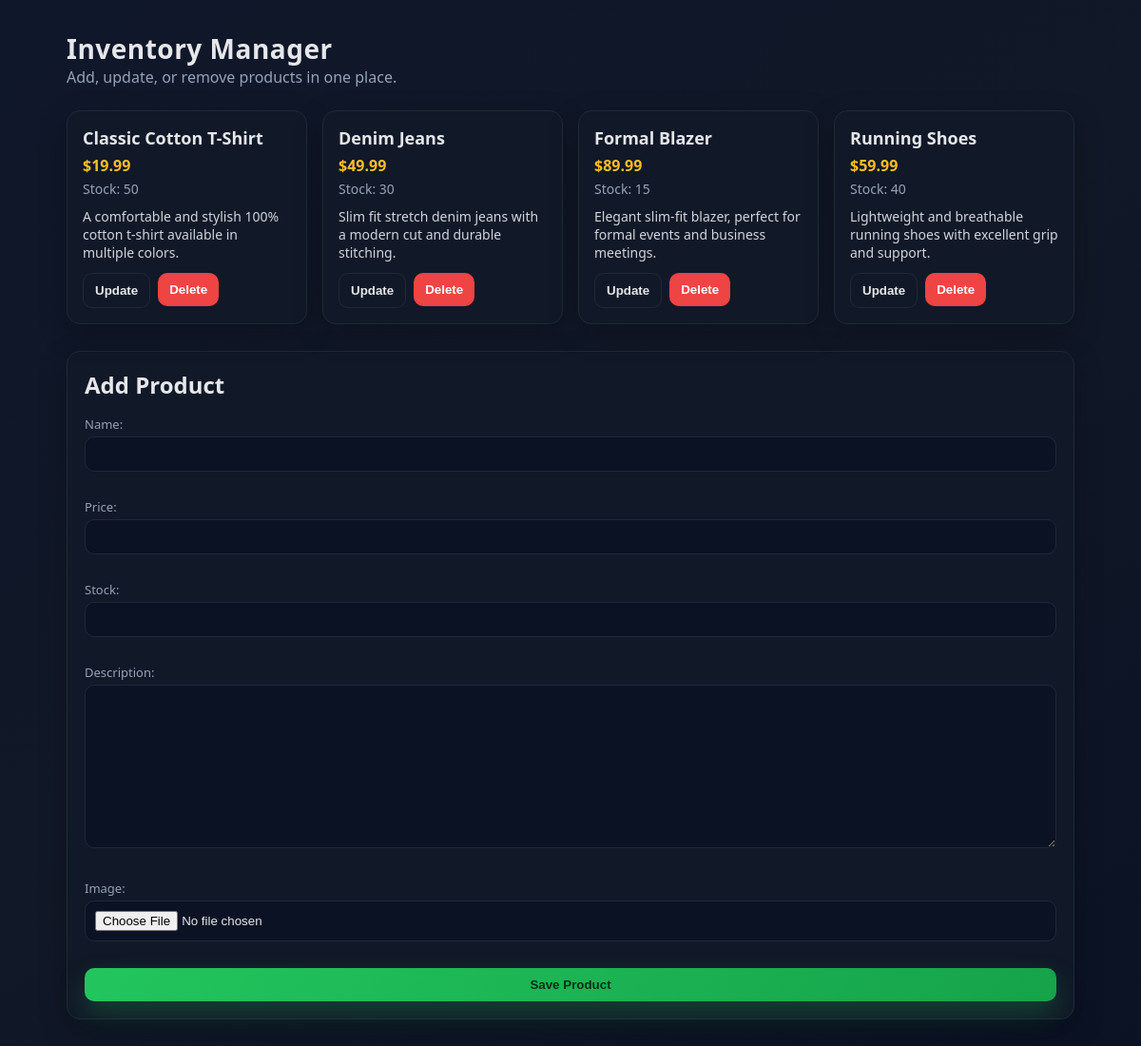
The page / on the database its author committed.
### clothing/models.py (models this page shows, shortened)
class Product(models.Model):
    name = models.CharField(max_length=55)
    price = models.FloatField()
    stock = models.IntegerField()
    description = models.TextField()
    image = models.ImageField(upload_to="products/", null=True, blank=True)

### clothing/views.py (the view)
# urls.py: path("", views.home, name="home"),
def home(request):
    if request.method == "POST":
        form = ProductForm(request.POST, request.FILES)
        if form.is_valid():
            form.save()
            return redirect("home")
    else:
        form = ProductForm()
    prod = Product.objects.all()
    return render(request, "clothing/home.html", {"prod": prod, "form": form})

### clothing/forms.py
class ProductForm(forms.ModelForm):
    class Meta:
        model = Product
        fields = ['name','price','stock','description','image']

### clothing/templates/clothing/home.html (shortened to what this page needs)
<!DOCTYPE html>
<html lang="en">
<head>
</head>
<body>
<div class="page">
    <header>
        <div>
            <h1>Inventory Manager</h1>
            <p class="sub">Add, update, or remove products in one place.</p>
        </div>
    </header>
    <section class="grid">
        {% for pro in prod %}
        <div class="card">
            <h2>{{ pro.name }}</h2>
            <div class="price">${{ pro.price }}</div>
            <div class="meta">Stock: {{ pro.stock }}</div>
            <p class="desc">{{ pro.description|default:"No description" }}</p>
            <div class="actions">
                <form action="{% url 'update_data' pro.id %}" method="get">
                    <button class="btn-outline" type="submit">Update</button>
                </form>
                <form action="{% url 'delete_data' pro.id %}" method="post">
                    <button class="btn-danger" type="submit">Delete</button>
                </form>
            </div>
        </div>
        {% empty %}
        <div class="card" style="grid-column: 1 / -1;">
            <p class="empty">No products yet. Add your first item below.</p>
        </div>
        {% endfor %}
    </section>
    <section class="form-card">
        <h2 style="margin-top:0; margin-bottom:12px;">Add Product</h2>
        <form method="post" enctype="multipart/form-data">
            {{ form.as_p }}
            <button class="submit-btn" type="submit">Save Product</button>
        </form>
    </section>
</div>
</body>
</html>

### clothing/templates/clothing/home.html (style rules this page uses)
:root { --bg: #0f172a; --panel: #111827; --muted: #94a3b8; --accent: #22c55e; --accent-strong: #16a34a; --border: #1f2937; }
* { box-sizing: border-box; }
body { margin: 0; font-family: "Segoe UI", sans-serif; background: linear-gradient(145deg, var(--bg), #111827 50%, #0b1224); color: #e5e7eb; }
.page { max-width: 1100px; margin: 0 auto; padding: 32px 20px 48px; }
header { display: flex; align-items: center; justify-content: space-between; gap: 12px; margin-bottom: 24px; }
h1 { margin: 0; font-size: 28px; letter-spacing: 0.5px; }
p.sub { margin: 0; color: var(--muted); }
.grid { display: grid; grid-template-columns: repeat(auto-fit, minmax(240px, 1fr)); gap: 16px; margin-bottom: 28px; }
.card { background: var(--panel); border: 1px solid var(--border); border-radius: 14px; padding: 16px; box-shadow: 0 10px 30px rgba(0,0,0,0.25); }
.card h2 { margin: 0 0 6px; font-size: 18px; }
.price { color: #fbbf24; font-weight: 600; }
.meta { color: var(--muted); font-size: 14px; margin: 4px 0 10px; }
.desc { color: #d1d5db; font-size: 14px; margin: 0 0 12px; min-height: 40px; }
.actions { display: flex; gap: 8px; }
button, .btn-link { cursor: pointer; border: none; padding: 10px 12px; border-radius: 10px; font-weight: 600; transition: transform 0.08s ease, box-shadow 0.12s ease, background 0.2s ease; }
.btn-outline { background: transparent; color: #e5e7eb; border: 1px solid var(--border); }
.btn-danger { background: #ef4444; color: #fff; }
.form-card { background: var(--panel); border: 1px solid var(--border); border-radius: 14px; padding: 18px; box-shadow: 0 10px 30px rgba(0,0,0,0.25); }
form label { display: block; color: var(--muted); font-size: 13px; margin-bottom: 4px; }
form input, form textarea { width: 100%; padding: 10px; margin-bottom: 12px; border-radius: 10px; border: 1px solid var(--border); background: #0b1224; color: #e5e7eb; }
.submit-btn { background: linear-gradient(120deg, var(--accent), var(--accent-strong)); color: #052e16; width: 100%; box-shadow: 0 12px 28px rgba(34, 197, 94, 0.25); }

### rows shown on the page
Product: name "Classic Cotton T-Shirt", price "19.99", stock "50", description "A comfortable and stylish 100% cotton t-shirt available in multiple colors."
Product: name "Denim Jeans", price "49.99", stock "30", description "Slim fit stretch denim jeans with a modern cut and durable stitching."
Product: name "Formal Blazer", price "89.99", stock "15", description "Elegant slim-fit blazer, perfect for formal events and business meetings."
Product: name "Running Shoes", price "59.99", stock "40", description "Lightweight and breathable running shoes with excellent grip and support."
